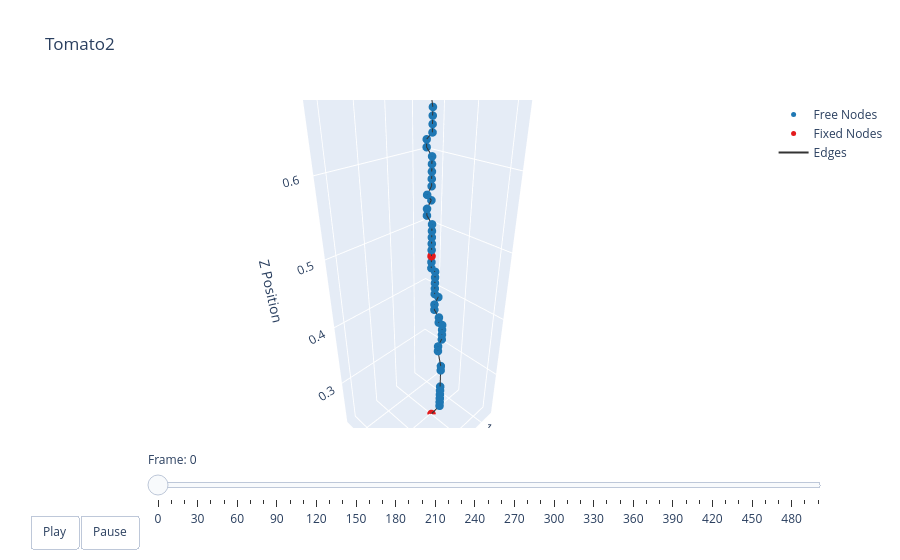

Notebook code cell kept with this figure:
### Markdown cell above
### Plotting

### Code cell
t = np.arange(robot.sim_params.total_time, step=robot.sim_params.dt)
options = dismech.AnimationOptions(title='Tomato2', plot_step=10)

fig = dismech.get_interactive_animation_plotly(robot, t, qs , options)
fig.show()

### Figure 1 — Plotly figure (JSON) as saved in the notebook; plotly's stock layout.template omitted (floating-point values rounded to 4 significant figures; data arrays with more than 128 entries replaced by an {"elided": "..."} marker saying what was removed)
{"data": [{"marker": {"color": "#1f78b4", "size": 5}, "mode": "markers", "name": "Free Nodes", "type": "scatter3d", "x": [1.1, 1.1, 1.1, 1.1, 1.1, 1.1, 1.1, 1.1, 1.108, 1.108, 1.1, 1.1, 1.1, 1.1, 1.108, 1.108, 1.108, 1.108, 1.1, 1.108, 1.108, 1.108, 1.108, 1.108, 1.116, 1.116, 1.116, 1.116, 1.116, 1.116, 1.116, 1.116, 1.116, 1.108, 1.116, 1.108, 1.108, 1.108, 1.108, 1.108, 1.108, 1.108, 1.108, 1.108, 1.108, 1.108, 1.116, 1.044, 1.124, 1.044, 1.132, 1.092, 1.052, 1.132, 1.06, 1.084, 1.156, 1.14, 1.14, 1.14, 1.044, 1.052, 1.06, 1.148, 1.036, 1.068, 1.148, 1.14, 1.148, 1.14, 1.188, 1.188, 1.084, 1.092, 1.156, 1.132, 1.172, 1.18, 1.188, 1.18, 1.172, 1.172, 1.204, 1.156, 1.164, 1.164, 1.156, 1.156], "y": [0.01727, 0.01727, 0.01727, 0.01727, 0.01727, 0.01727, 0.01728, 0.01728, 0.01728, 0.01728, 0.01728, 0.01728, 0.01728, 0.01728, 0.01728, 0.01728, 0.009277, 0.009278, 0.009278, 0.009278, 0.009277, 0.009277, 0.009277, 0.009276, 0.009275, 0.009275, 0.009273, 0.009272, 0.009271, 0.00927, 0.009268, 0.001269, 0.001267, 0.001266, 0.001264, 0.001262, 0.001261, 0.00126, 0.00126, 0.001259, -0.00674, -0.006741, 0.001257, 0.001257, 0.001256, 0.001256, 0.001255, 0.01725, 0.009255, 0.01725, -0.01474, 0.009252, 0.01725, 0.01725, 0.01725, 0.01725, 0.01726, 0.02526, 0.03326, -0.03074, 0.02524, 0.02524, 0.03325, -0.03874, 0.03324, 0.04125, -0.07074, -0.05474, -0.04674, -0.03074, -0.00674, 0.00126, 0.05725, 0.06525, -0.07874, -0.05474, -0.05474, -0.04674, -0.03874, -0.01474, -0.00674, 0.00126, -0.04674, -0.01474, -0.00674, 0.01726, 0.02526, 0.03326], "z": [0.2497, 0.2577, 0.2657, 0.2737, 0.2817, 0.2897, 0.3217, 0.3297, 0.3616, 0.3696, 0.3777, 0.3857, 0.3937, 0.4017, 0.4097, 0.4177, 0.4257, 0.4337, 0.4417, 0.4497, 0.4577, 0.4657, 0.4737, 0.4817, 0.4897, 0.4977, 0.5137, 0.5217, 0.5297, 0.5376, 0.5456, 0.5536, 0.5616, 0.5696, 0.5776, 0.5856, 0.5936, 0.6016, 0.6096, 0.6176, 0.6256, 0.6336, 0.6416, 0.6496, 0.6576, 0.6656, 0.6976, 0.6976, 0.7056, 0.7056, 0.7136, 0.7136, 0.7136, 0.7136, 0.7216, 0.7216, 0.7216, 0.7216, 0.7216, 0.7296, 0.7296, 0.7296, 0.7296, 0.7376, 0.7376, 0.7376, 0.7456, 0.7456, 0.7456, 0.7456, 0.7456, 0.7456, 0.7456, 0.7456, 0.7536, 0.7536, 0.7536, 0.7536, 0.7536, 0.7536, 0.7536, 0.7536, 0.7616, 0.7616, 0.7616, 0.7616, 0.7616, 0.7616]}, {"marker": {"color": "#e31a1c", "size": 5}, "mode": "markers", "name": "Fixed Nodes", "type": "scatter3d", "x": [1.099, 1.116], "y": [0.001274, 0.009274], "z": [0.2177, 0.5057]}, {"line": {"color": "#333333", "width": 2}, "mode": "lines", "name": "Edges", "type": "scatter3d", "x": {"elided": "267 float values"}, "y": {"elided": "267 float values"}, "z": {"elided": "267 float values"}}, {"color": "rgba(166, 206, 227, 0.7)", "i": [], "j": [], "k": [], "name": "Faces", "opacity": 0.7, "showscale": false, "type": "mesh3d", "x": [1.099, 1.1, 1.1, 1.1, 1.1, 1.1, 1.1, 1.1, 1.1, 1.108, 1.108, 1.1, 1.1, 1.1, 1.1, 1.108, 1.108, 1.108, 1.108, 1.1, 1.108, 1.108, 1.108, 1.108, 1.108, 1.116, 1.116, 1.116, 1.116, 1.116, 1.116, 1.116, 1.116, 1.116, 1.116, 1.108, 1.116, 1.108, 1.108, 1.108, 1.108, 1.108, 1.108, 1.108, 1.108, 1.108, 1.108, 1.108, 1.116, 1.044, 1.124, 1.044, 1.132, 1.092, 1.052, 1.132, 1.06, 1.084, 1.156, 1.14, 1.14, 1.14, 1.044, 1.052, 1.06, 1.148, 1.036, 1.068, 1.148, 1.14, 1.148, 1.14, 1.188, 1.188, 1.084, 1.092, 1.156, 1.132, 1.172, 1.18, 1.188, 1.18, 1.172, 1.172, 1.204, 1.156, 1.164, 1.164, 1.156, 1.156], "y": [0.001274, 0.01727, 0.01727, 0.01727, 0.01727, 0.01727, 0.01727, 0.01728, 0.01728, 0.01728, 0.01728, 0.01728, 0.01728, 0.01728, 0.01728, 0.01728, 0.01728, 0.009277, 0.009278, 0.009278, 0.009278, 0.009277, 0.009277, 0.009277, 0.009276, 0.009275, 0.009275, 0.009274, 0.009273, 0.009272, 0.009271, 0.00927, 0.009268, 0.001269, 0.001267, 0.001266, 0.001264, 0.001262, 0.001261, 0.00126, 0.00126, 0.001259, -0.00674, -0.006741, 0.001257, 0.001257, 0.001256, 0.001256, 0.001255, 0.01725, 0.009255, 0.01725, -0.01474, 0.009252, 0.01725, 0.01725, 0.01725, 0.01725, 0.01726, 0.02526, 0.03326, -0.03074, 0.02524, 0.02524, 0.03325, -0.03874, 0.03324, 0.04125, -0.07074, -0.05474, -0.04674, -0.03074, -0.00674, 0.00126, 0.05725, 0.06525, -0.07874, -0.05474, -0.05474, -0.04674, -0.03874, -0.01474, -0.00674, 0.00126, -0.04674, -0.01474, -0.00674, 0.01726, 0.02526, 0.03326], "z": [0.2177, 0.2497, 0.2577, 0.2657, 0.2737, 0.2817, 0.2897, 0.3217, 0.3297, 0.3616, 0.3696, 0.3777, 0.3857, 0.3937, 0.4017, 0.4097, 0.4177, 0.4257, 0.4337, 0.4417, 0.4497, 0.4577, 0.4657, 0.4737, 0.4817, 0.4897, 0.4977, 0.5057, 0.5137, 0.5217, 0.5297, 0.5376, 0.5456, 0.5536, 0.5616, 0.5696, 0.5776, 0.5856, 0.5936, 0.6016, 0.6096, 0.6176, 0.6256, 0.6336, 0.6416, 0.6496, 0.6576, 0.6656, 0.6976, 0.6976, 0.7056, 0.7056, 0.7136, 0.7136, 0.7136, 0.7136, 0.7216, 0.7216, 0.7216, 0.7216, 0.7216, 0.7296, 0.7296, 0.7296, 0.7296, 0.7376, 0.7376, 0.7376, 0.7456, 0.7456, 0.7456, 0.7456, 0.7456, 0.7456, 0.7456, 0.7456, 0.7536, 0.7536, 0.7536, 0.7536, 0.7536, 0.7536, 0.7536, 0.7536, 0.7616, 0.7616, 0.7616, 0.7616, 0.7616, 0.7616]}], "layout": {"scene": {"camera": {"eye": {"x": 1.225, "y": 1.225, "z": 1.0}}, "xaxis": {"range": [1.021, 1.218], "title": {"text": "X Position"}}, "yaxis": {"range": [-0.07884, 0.06544], "title": {"text": "Y Position"}}, "zaxis": {"range": [0.2177, 0.7617], "title": {"text": "Z Position"}}}, "sliders": [{"currentvalue": {"prefix": "Frame: "}, "steps": [{"args": [["0"], {"frame": {"duration": 50, "redraw": true}, "mode": "immediate"}], "label": "0", "method": "animate"}, {"args": [["1"], {"frame": {"duration": 50, "redraw": true}, "mode": "immediate"}], "label": "10", "method": "animate"}, {"args": [["2"], {"frame": {"duration": 50, "redraw": true}, "mode": "immediate"}], "label": "20", "method": "animate"}, {"args": [["3"], {"frame": {"duration": 50, "redraw": true}, "mode": "immediate"}], "label": "30", "method": "animate"}, {"args": [["4"], {"frame": {"duration": 50, "redraw": true}, "mode": "immediate"}], "label": "40", "method": "animate"}, {"args": [["5"], {"frame": {"duration": 50, "redraw": true}, "mode": "immediate"}], "label": "50", "method": "animate"}, {"args": [["6"], {"frame": {"duration": 50, "redraw": true}, "mode": "immediate"}], "label": "60", "method": "animate"}, {"args": [["7"], {"frame": {"duration": 50, "redraw": true}, "mode": "immediate"}], "label": "70", "method": "animate"}, {"args": [["8"], {"frame": {"duration": 50, "redraw": true}, "mode": "immediate"}], "label": "80", "method": "animate"}, {"args": [["9"], {"frame": {"duration": 50, "redraw": true}, "mode": "immediate"}], "label": "90", "method": "animate"}, {"args": [["10"], {"frame": {"duration": 50, "redraw": true}, "mode": "immediate"}], "label": "100", "method": "animate"}, {"args": [["11"], {"frame": {"duration": 50, "redraw": true}, "mode": "immediate"}], "label": "110", "method": "animate"}, {"args": [["12"], {"frame": {"duration": 50, "redraw": true}, "mode": "immediate"}], "label": "120", "method": "animate"}, {"args": [["13"], {"frame": {"duration": 50, "redraw": true}, "mode": "immediate"}], "label": "130", "method": "animate"}, {"args": [["14"], {"frame": {"duration": 50, "redraw": true}, "mode": "immediate"}], "label": "140", "method": "animate"}, {"args": [["15"], {"frame": {"duration": 50, "redraw": true}, "mode": "immediate"}], "label": "150", "method": "animate"}, {"args": [["16"], {"frame": {"duration": 50, "redraw": true}, "mode": "immediate"}], "label": "160", "method": "animate"}, {"args": [["17"], {"frame": {"duration": 50, "redraw": true}, "mode": "immediate"}], "label": "170", "method": "animate"}, {"args": [["18"], {"frame": {"duration": 50, "redraw": true}, "mode": "immediate"}], "label": "180", "method": "animate"}, {"args": [["19"], {"frame": {"duration": 50, "redraw": true}, "mode": "immediate"}], "label": "190", "method": "animate"}, {"args": [["20"], {"frame": {"duration": 50, "redraw": true}, "mode": "immediate"}], "label": "200", "method": "animate"}, {"args": [["21"], {"frame": {"duration": 50, "redraw": true}, "mode": "immediate"}], "label": "210", "method": "animate"}, {"args": [["22"], {"frame": {"duration": 50, "redraw": true}, "mode": "immediate"}], "label": "220", "method": "animate"}, {"args": [["23"], {"frame": {"duration": 50, "redraw": true}, "mode": "immediate"}], "label": "230", "method": "animate"}, {"args": [["24"], {"frame": {"duration": 50, "redraw": true}, "mode": "immediate"}], "label": "240", "method": "animate"}, {"args": [["25"], {"frame": {"duration": 50, "redraw": true}, "mode": "immediate"}], "label": "250", "method": "animate"}, {"args": [["26"], {"frame": {"duration": 50, "redraw": true}, "mode": "immediate"}], "label": "260", "method": "animate"}, {"args": [["27"], {"frame": {"duration": 50, "redraw": true}, "mode": "immediate"}], "label": "270", "method": "animate"}, {"args": [["28"], {"frame": {"duration": 50, "redraw": true}, "mode": "immediate"}], "label": "280", "method": "animate"}, {"args": [["29"], {"frame": {"duration": 50, "redraw": true}, "mode": "immediate"}], "label": "290", "method": "animate"}, {"args": [["30"], {"frame": {"duration": 50, "redraw": true}, "mode": "immediate"}], "label": "300", "method": "animate"}, {"args": [["31"], {"frame": {"duration": 50, "redraw": true}, "mode": "immediate"}], "label": "310", "method": "animate"}, {"args": [["32"], {"frame": {"duration": 50, "redraw": true}, "mode": "immediate"}], "label": "320", "method": "animate"}, {"args": [["33"], {"frame": {"duration": 50, "redraw": true}, "mode": "immediate"}], "label": "330", "method": "animate"}, {"args": [["34"], {"frame": {"duration": 50, "redraw": true}, "mode": "immediate"}], "label": "340", "method": "animate"}, {"args": [["35"], {"frame": {"duration": 50, "redraw": true}, "mode": "immediate"}], "label": "350", "method": "animate"}, {"args": [["36"], {"frame": {"duration": 50, "redraw": true}, "mode": "immediate"}], "label": "360", "method": "animate"}, {"args": [["37"], {"frame": {"duration": 50, "redraw": true}, "mode": "immediate"}], "label": "370", "method": "animate"}, {"args": [["38"], {"frame": {"duration": 50, "redraw": true}, "mode": "immediate"}], "label": "380", "method": "animate"}, {"args": [["39"], {"frame": {"duration": 50, "redraw": true}, "mode": "immediate"}], "label": "390", "method": "animate"}, {"args": [["40"], {"frame": {"duration": 50, "redraw": true}, "mode": "immediate"}], "label": "400", "method": "animate"}, {"args": [["41"], {"frame": {"duration": 50, "redraw": true}, "mode": "immediate"}], "label": "410", "method": "animate"}, {"args": [["42"], {"frame": {"duration": 50, "redraw": true}, "mode": "immediate"}], "label": "420", "method": "animate"}, {"args": [["43"], {"frame": {"duration": 50, "redraw": true}, "mode": "immediate"}], "label": "430", "method": "animate"}, {"args": [["44"], {"frame": {"duration": 50, "redraw": true}, "mode": "immediate"}], "label": "440", "method": "animate"}, {"args": [["45"], {"frame": {"duration": 50, "redraw": true}, "mode": "immediate"}], "label": "450", "method": "animate"}, {"args": [["46"], {"frame": {"duration": 50, "redraw": true}, "mode": "immediate"}], "label": "460", "method": "animate"}, {"args": [["47"], {"frame": {"duration": 50, "redraw": true}, "mode": "immediate"}], "label": "470", "method": "animate"}, {"args": [["48"], {"frame": {"duration": 50, "redraw": true}, "mode": "immediate"}], "label": "480", "method": "animate"}, {"args": [["49"], {"frame": {"duration": 50, "redraw": true}, "mode": "immediate"}], "label": "490", "method": "animate"}, {"args": [["50"], {"frame": {"duration": 50, "redraw": true}, "mode": "immediate"}], "label": "499", "method": "animate"}], "transition": {"duration": 0}, "x": 0.1, "y": 0}], "title": {"text": "Tomato2"}, "updatemenus": [{"buttons": [{"args": [null, {"frame": {"duration": 50, "redraw": true}, "fromcurrent": true}], "label": "Play", "method": "animate"}, {"args": [[null], {"frame": {"duration": 0, "redraw": true}, "mode": "immediate"}], "label": "Pause", "method": "animate"}], "direction": "left", "pad": {"r": 10, "t": 87}, "showactive": false, "type": "buttons", "x": 0.1, "xanchor": "right", "y": 0, "yanchor": "top"}]}}
